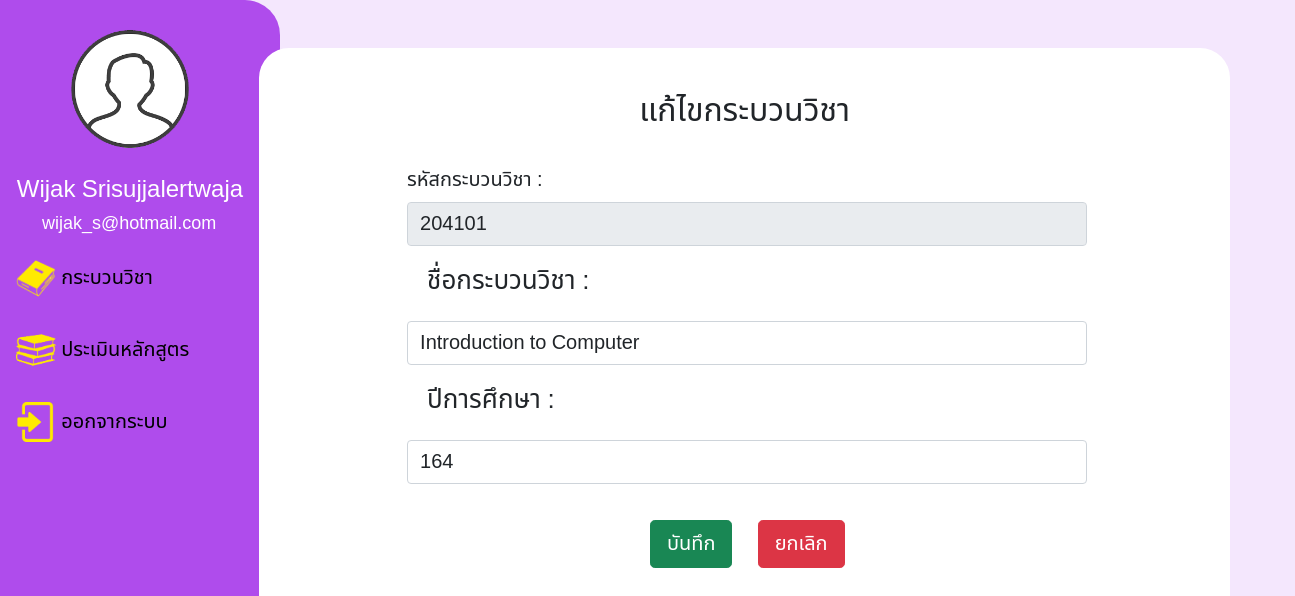
Screenshot of /edit.php?crsNo=204101 (signed in) with the database file from the repository.
### tables this page shows
CREATE TABLE `teacher` (
  `teachID` int(10) NOT NULL,
  `teachName` varchar(255) NOT NULL,
  `teachSurname` varchar(255) NOT NULL,
  `teachEmail` varchar(255) NOT NULL,
  `password` varchar(255) NOT NULL,
  `urole` varchar(25) NOT NULL
);

CREATE TABLE `course` (
  `crsNo` int(11) NOT NULL,
  `crsName` varchar(30) NOT NULL,
  `semester` int(3) NOT NULL,
  `teach_id` int(11) DEFAULT NULL
);

### edit.php (the view, shortened to what this page needs)
<?php
require_once "config/db.php";
?>
<!DOCTYPE html>
<html lang="en">
<head>
    <link href="https://cdn.jsdelivr.net/npm/bootstrap@5.1.3/dist/css/bootstrap.min.css" rel="stylesheet">
</head>
<body>
    <?php include 'navbar.php' ?>
        <div class="addCourse">
        <form class="row g-3" action="edit.php" method="POST">
            <?php
                    if (isset($_GET['crsNo'])) {
                            $crsNo = $_GET['crsNo'];
                            $stmt = $conn->query("SELECT * FROM course WHERE crsNo = $crsNo");
                            $stmt->execute();
                            $data = $stmt->fetch();
                    }
                ?>
            <h2 style="margin-top: 60px;">แก้ไขกระบวนวิชา</h2>
           <div class="form-element">
                <label for="crsNo" class="col-form-label">รหัสกระบวนวิชา :</label>
                <input type="text" readonly value="<?php echo $data['crsNo']; ?>" required class="form-control" name="crsNo" >
           </div>
           <div class="form-element">
               <label for="crsName" class="form-label">ชื่อกระบวนวิชา :</label>
               <input type="text" value="<?php echo $data['crsName']; ?>" required class="form-control" name="crsName">
           </div>
           <div class="form-element">
               <label for="semester" class="form-label">ปีการศึกษา :</label>
               <input type="number" value="<?php echo $data['semester'] ?>" required class="form-control" name="semester" >
           </div>
           <br>
           <div class="form-element">
               <button type="submit" name="update" class="btn btn-success btn-lg" style="margin-left: 25%;">บันทึก</button>
               <a href="editCourse.php" role="button" class="btn btn-danger btn-lg">ยกเลิก</a>
           </div>
        </form>
        </div>
</body>
</html>

### navbar.php (shortened to what this page needs)
<!DOCTYPE html>
<html lang="en">
<head>
	<link rel="stylesheet" href="css/bootstrap.min.css">
</head>
<body>
<div class="grid-container">
<div class="sidebar">
	<img src="img/human.png" alt="" width="120" height="120" style="margin-left: 70px; margin-bottom: 10%; margin-top: 10%; background-color: none">
	<?php
		require_once 'config/db.php';
		$row['teachID'] = $_SESSION['user'];
		$status = $row['teachID'];
		$stmt = $conn -> prepare("SELECT teachName, teachSurname, teachEmail FROM teacher WHERE teachID = $status");
		$stmt -> execute();
		$result = $stmt -> fetchAll();
		foreach ($result as $user) {
	?>
	<h3 style="font-size: 24px; color: white; margin-left: 6%;"><?php echo $user['teachName'].' '.$user['teachSurname']  ?></h3>
	<h5 style="font-size: 18px; color: white; margin-left: 15%;"><?php echo $user['teachEmail'] ?></h5>
	<?php } ?>
	<a class="dropdown-btn" ><img src="img/book.png" alt="" width="40" height="40"> กระบวนวิชา <i class="fa fa-caret-down"></i></a>
	<a href="#"><img src="img/books.png" alt="" width="40" height="40"> ประเมินหลักสูตร</a>
	<a href="logout.php"><img src="img/login.png" alt="" width="40" height="40"> ออกจากระบบ</a>
</div>
</div>
</body>
</html>

### navbar.php (style rules this page uses)
body { margin: 0; font-family: 'Noto Sans Thai', sans-serif; font-size: 20px; background-color: #F4E7FD; }
.grid-container { display: grid; grid: 281px; }
.sidebar { margin: 0; padding: 0; width: 280px; background-color: #AF4CEC; position: fixed; height: 100%; overflow: auto; border-radius: 0px 35px 35px 0px; }
.sidebar a, .dropdown-btn { display: block; color: black; padding: 16px; text-decoration: none; width: auto; cursor: pointer; }

### edit.php (style rules this page uses)
.addCourse { position: fixed; margin: 0; left: 20%; top: 6%; padding: 0; height: 90%; border-radius: 30px; width: 75%; background-color: white; position: absolute; box-sizing: border-box; }
.addCourse .form-label { text-align: left; font-size: 26px; margin: 20px; }
.addCourse .form-element input[type="number"], .addCourse .form-element input[type="text"] { position: absolute; font-size: 20px; width: 70%; }
.addCourse h2 { text-align: center; }
.addCourse .form-element { margin: 20px; right: 50px; margin-left: 15%; }
.addCourse .btn { margin: 10px; }

### rows the page displays
teacher: teachName "Wijak", teachSurname "Srisujjalertwaja", teachEmail "wijak_s@hotmail.com"
course: crsNo "204101", crsName "Introduction to Computer", semester "164"
